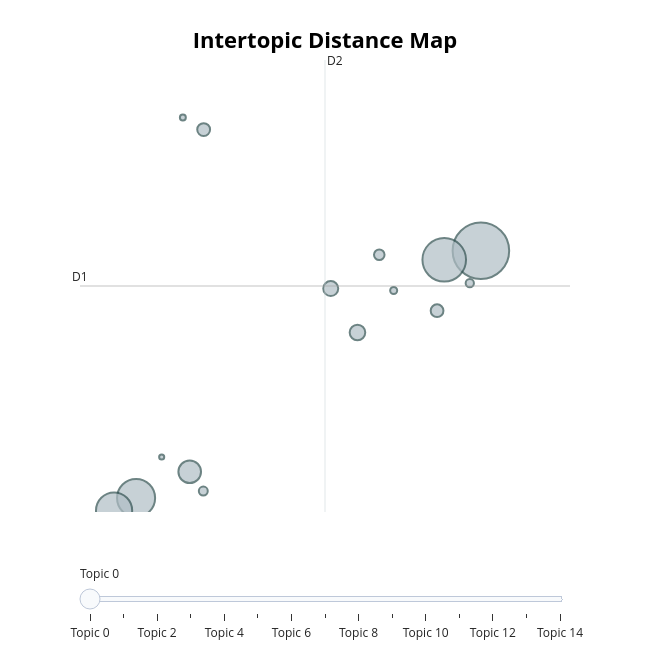

Here is the notebook cell this chart was saved with:
### Code cell
topic_model_de.visualize_topics()

### Figure 1 — Plotly figure (JSON) as saved in the notebook; plotly's stock layout.template omitted (floating-point values rounded to 4 significant figures)
{"data": [{"customdata": [[0, "problem | der | zu | das | die", 1356], [1, "daten | und | die | zu | medizinischer", 805], [2, "und | ich | zu | integration | die", 614], [3, "die | digitalen | zu | und | strategien", 554], [4, "fr | anfrage | bezglich | die | ihnen", 217], [5, "der | problem | zu | die | um", 103], [6, "der | problem | billing | the | die", 95], [7, "problem | der | ich | mit | habe", 70], [8, "der | zu | das | fr | problem", 69], [9, "investmentprognosen | investitionsprognosen | das | die | the", 47], [10, "farbanpassung | der | ich | bei | zu", 34], [11, "login | problem | loginprobleme | bei | das", 29], [12, "ebooks | auf | ebook | zugriff | problem", 21], [13, "adobe | the | to | 2021 | sign", 15], [14, "ich | bentige | diese | flughafentransfers | anfrage", 11]], "hovertemplate": "<b>Topic %{customdata[0]}</b><br>%{customdata[1]}<br>Size: %{customdata[2]}", "legendgroup": "", "marker": {"color": "#B0BEC5", "line": {"color": "DarkSlateGrey", "width": 2}, "size": [1356, 805, 614, 554, 217, 103, 95, 70, 69, 47, 34, 29, 21, 15, 11], "sizemode": "area", "sizeref": 0.8475, "symbol": "circle"}, "mode": "markers", "name": "", "orientation": "v", "showlegend": false, "type": "scatter", "x": [7.632, 7.161, 3.202, 2.919, 3.891, 6.046, 5.703, 4.07, 7.069, 6.326, 4.065, 7.489, 6.511, 3.803, 3.531], "xaxis": "x", "y": [5.208, 5.019, 0.06974, -0.1928, 0.6134, 3.509, 4.422, 7.725, 3.96, 5.124, 0.213, 4.532, 4.379, 7.974, 0.9197], "yaxis": "y"}], "layout": {"annotations": [{"showarrow": false, "text": "D1", "x": 2.481, "y": 4.474, "yshift": 10}, {"showarrow": false, "text": "D2", "x": 5.629, "xshift": 10, "y": 9.171}], "height": 650, "hoverlabel": {"bgcolor": "white", "font": {"family": "Rockwell", "size": 16}}, "legend": {"itemsizing": "constant", "tracegroupgap": 0}, "margin": {"t": 60}, "shapes": [{"line": {"color": "#CFD8DC", "width": 2}, "type": "line", "x0": 5.629, "x1": 5.629, "y0": -0.2218, "y1": 9.171}, {"line": {"color": "#9E9E9E", "width": 2}, "type": "line", "x0": 2.481, "x1": 8.777, "y0": 4.474, "y1": 4.474}], "sliders": [{"active": 0, "pad": {"t": 50}, "steps": [{"args": [{"marker.color": [["red", "#B0BEC5", "#B0BEC5", "#B0BEC5", "#B0BEC5", "#B0BEC5", "#B0BEC5", "#B0BEC5", "#B0BEC5", "#B0BEC5", "#B0BEC5", "#B0BEC5", "#B0BEC5", "#B0BEC5", "#B0BEC5"]]}], "label": "Topic 0", "method": "update"}, {"args": [{"marker.color": [["#B0BEC5", "red", "#B0BEC5", "#B0BEC5", "#B0BEC5", "#B0BEC5", "#B0BEC5", "#B0BEC5", "#B0BEC5", "#B0BEC5", "#B0BEC5", "#B0BEC5", "#B0BEC5", "#B0BEC5", "#B0BEC5"]]}], "label": "Topic 1", "method": "update"}, {"args": [{"marker.color": [["#B0BEC5", "#B0BEC5", "red", "#B0BEC5", "#B0BEC5", "#B0BEC5", "#B0BEC5", "#B0BEC5", "#B0BEC5", "#B0BEC5", "#B0BEC5", "#B0BEC5", "#B0BEC5", "#B0BEC5", "#B0BEC5"]]}], "label": "Topic 2", "method": "update"}, {"args": [{"marker.color": [["#B0BEC5", "#B0BEC5", "#B0BEC5", "red", "#B0BEC5", "#B0BEC5", "#B0BEC5", "#B0BEC5", "#B0BEC5", "#B0BEC5", "#B0BEC5", "#B0BEC5", "#B0BEC5", "#B0BEC5", "#B0BEC5"]]}], "label": "Topic 3", "method": "update"}, {"args": [{"marker.color": [["#B0BEC5", "#B0BEC5", "#B0BEC5", "#B0BEC5", "red", "#B0BEC5", "#B0BEC5", "#B0BEC5", "#B0BEC5", "#B0BEC5", "#B0BEC5", "#B0BEC5", "#B0BEC5", "#B0BEC5", "#B0BEC5"]]}], "label": "Topic 4", "method": "update"}, {"args": [{"marker.color": [["#B0BEC5", "#B0BEC5", "#B0BEC5", "#B0BEC5", "#B0BEC5", "red", "#B0BEC5", "#B0BEC5", "#B0BEC5", "#B0BEC5", "#B0BEC5", "#B0BEC5", "#B0BEC5", "#B0BEC5", "#B0BEC5"]]}], "label": "Topic 5", "method": "update"}, {"args": [{"marker.color": [["#B0BEC5", "#B0BEC5", "#B0BEC5", "#B0BEC5", "#B0BEC5", "#B0BEC5", "red", "#B0BEC5", "#B0BEC5", "#B0BEC5", "#B0BEC5", "#B0BEC5", "#B0BEC5", "#B0BEC5", "#B0BEC5"]]}], "label": "Topic 6", "method": "update"}, {"args": [{"marker.color": [["#B0BEC5", "#B0BEC5", "#B0BEC5", "#B0BEC5", "#B0BEC5", "#B0BEC5", "#B0BEC5", "red", "#B0BEC5", "#B0BEC5", "#B0BEC5", "#B0BEC5", "#B0BEC5", "#B0BEC5", "#B0BEC5"]]}], "label": "Topic 7", "method": "update"}, {"args": [{"marker.color": [["#B0BEC5", "#B0BEC5", "#B0BEC5", "#B0BEC5", "#B0BEC5", "#B0BEC5", "#B0BEC5", "#B0BEC5", "red", "#B0BEC5", "#B0BEC5", "#B0BEC5", "#B0BEC5", "#B0BEC5", "#B0BEC5"]]}], "label": "Topic 8", "method": "update"}, {"args": [{"marker.color": [["#B0BEC5", "#B0BEC5", "#B0BEC5", "#B0BEC5", "#B0BEC5", "#B0BEC5", "#B0BEC5", "#B0BEC5", "#B0BEC5", "red", "#B0BEC5", "#B0BEC5", "#B0BEC5", "#B0BEC5", "#B0BEC5"]]}], "label": "Topic 9", "method": "update"}, {"args": [{"marker.color": [["#B0BEC5", "#B0BEC5", "#B0BEC5", "#B0BEC5", "#B0BEC5", "#B0BEC5", "#B0BEC5", "#B0BEC5", "#B0BEC5", "#B0BEC5", "red", "#B0BEC5", "#B0BEC5", "#B0BEC5", "#B0BEC5"]]}], "label": "Topic 10", "method": "update"}, {"args": [{"marker.color": [["#B0BEC5", "#B0BEC5", "#B0BEC5", "#B0BEC5", "#B0BEC5", "#B0BEC5", "#B0BEC5", "#B0BEC5", "#B0BEC5", "#B0BEC5", "#B0BEC5", "red", "#B0BEC5", "#B0BEC5", "#B0BEC5"]]}], "label": "Topic 11", "method": "update"}, {"args": [{"marker.color": [["#B0BEC5", "#B0BEC5", "#B0BEC5", "#B0BEC5", "#B0BEC5", "#B0BEC5", "#B0BEC5", "#B0BEC5", "#B0BEC5", "#B0BEC5", "#B0BEC5", "#B0BEC5", "red", "#B0BEC5", "#B0BEC5"]]}], "label": "Topic 12", "method": "update"}, {"args": [{"marker.color": [["#B0BEC5", "#B0BEC5", "#B0BEC5", "#B0BEC5", "#B0BEC5", "#B0BEC5", "#B0BEC5", "#B0BEC5", "#B0BEC5", "#B0BEC5", "#B0BEC5", "#B0BEC5", "#B0BEC5", "red", "#B0BEC5"]]}], "label": "Topic 13", "method": "update"}, {"args": [{"marker.color": [["#B0BEC5", "#B0BEC5", "#B0BEC5", "#B0BEC5", "#B0BEC5", "#B0BEC5", "#B0BEC5", "#B0BEC5", "#B0BEC5", "#B0BEC5", "#B0BEC5", "#B0BEC5", "#B0BEC5", "#B0BEC5", "red"]]}], "label": "Topic 14", "method": "update"}]}], "title": {"font": {"color": "Black", "size": 22}, "text": "<b>Intertopic Distance Map</b>", "x": 0.5, "xanchor": "center", "y": 0.95, "yanchor": "top"}, "width": 650, "xaxis": {"anchor": "y", "domain": [0, 1], "range": [2.481, 8.777], "title": {"text": ""}, "visible": false}, "yaxis": {"anchor": "x", "domain": [0, 1], "range": [-0.2218, 9.171], "title": {"text": ""}, "visible": false}}}
